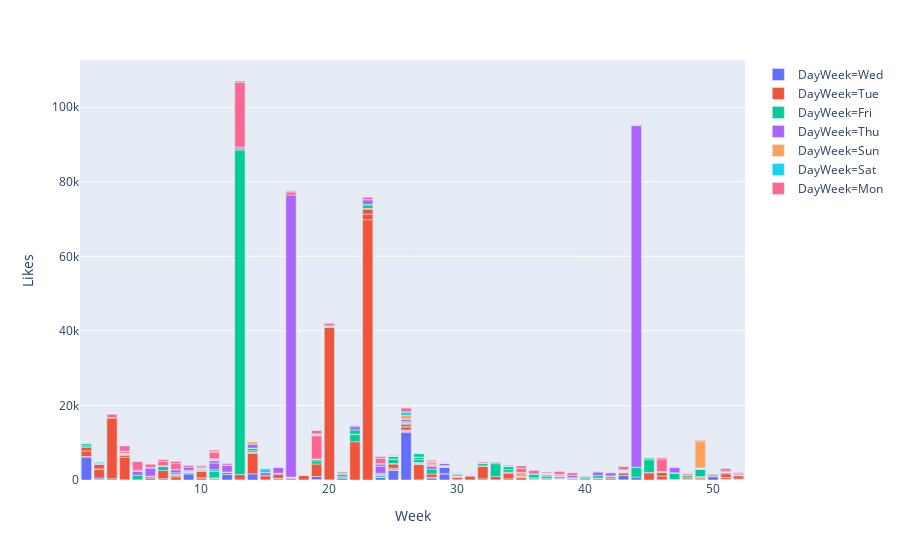

This figure's notebook cell:
### Markdown cell above
# App used to see how many messages were sent in different countries per week
## You can use the dropdown list to select your country of reference

### Code cell
def plot_Country(Country):
    TwitterdfCountry = Twitterdf[(Twitterdf['Country']==Country)]
    fig = px.bar(TwitterdfCountry.query('Year==2020'), x="Week", y="Likes", color = 'DayWeek')
    fig.show()

interactive(plot_Country, Country = list(['France', 'US']))

### Figure 1 — Plotly figure (JSON) as saved in the notebook; plotly's stock layout.template omitted (floating-point values rounded to 4 significant figures; data arrays with more than 128 entries replaced by an {"elided": "..."} marker saying what was removed)
{"data": [{"alignmentgroup": "True", "hoverlabel": {"namelength": 0}, "hovertemplate": "DayWeek=Wed<br>Week=%{x}<br>Likes=%{y}", "legendgroup": "DayWeek=Wed", "marker": {"color": "#636efa"}, "name": "DayWeek=Wed", "offsetgroup": "DayWeek=Wed", "orientation": "v", "showlegend": true, "textposition": "auto", "type": "bar", "x": [29, 29, 29, 26, 25, 24, 19, 19, 19, 16, 16, 14, 12, 9, 2, 2, 1, 52, 50, 41, 39, 38, 38, 37, 37, 37, 34, 30, 30, 28, 28, 27, 26, 21, 20, 17, 12, 7, 7, 4, 4, 3, 1, 52, 51, 51, 51, 51, 49, 49, 48, 48, 47, 47, 44, 43, 43, 41, 38, 38, 38, 36, 32, 31, 31, 29, 28, 28, 28, 26, 26, 25, 25, 24, 21, 20, 16, 15, 12, 12, 11, 9, 5, 52, 51, 51, 50, 49, 48, 48, 47, 47, 47, 46, 46, 44, 43, 42, 39, 38, 33, 30, 29, 29, 27, 26, 25], "xaxis": "x", "y": [1630, 52, 1748, 12721, 2656, 687, 64, 62, 814, 29, 333, 1633, 1486, 1649, 221, 320, 6143, 203, 888, 29, 21, 152, 15, 121, 9, 340, 305, 31, 30, 595, 22, 34, 398, 429, 26, 40, 18, 23, 327, 21, 29, 347, 162, 18, 17, 31, 16, 32, 26, 27, 18, 31, 16, 25, 15, 41, 1180, 19, 76, 14, 3, 15, 301, 16, 8, 43, 13, 52, 25, 23, 34, 47, 27, 47, 415, 8, 58, 30, 563, 41, 68, 49, 39, 60, 22, 96, 43, 33, 13, 62, 21, 26, 54, 26, 37, 759, 8, 27, 24, 47, 44, 25, 32, 57, 11, 55, 22], "yaxis": "y"}, {"alignmentgroup": "True", "hoverlabel": {"namelength": 0}, "hovertemplate": "DayWeek=Tue<br>Week=%{x}<br>Likes=%{y}", "legendgroup": "DayWeek=Tue", "marker": {"color": "#EF553B"}, "name": "DayWeek=Tue", "offsetgroup": "DayWeek=Tue", "orientation": "v", "showlegend": true, "textposition": "auto", "type": "bar", "x": [28, 27, 26, 26, 25, 25, 23, 23, 22, 20, 14, 13, 13, 10, 9, 8, 7, 6, 4, 3, 2, 1, 51, 49, 48, 46, 45, 43, 41, 38, 38, 38, 38, 38, 38, 38, 38, 36, 34, 32, 31, 30, 26, 26, 26, 23, 23, 19, 17, 16, 15, 15, 13, 10, 10, 9, 4, 2, 2, 52, 51, 50, 49, 47, 46, 39, 36, 35, 35, 33, 30, 30, 30, 30, 29, 29, 27, 27, 25, 23, 20, 18, 17, 16, 14, 14, 10, 8, 6, 4, 3, 1, 51, 49, 48, 46, 45, 43, 42, 41, 40, 38, 35, 34, 34, 32, 32, 30, 27, 27, 26, 26, 25], "xaxis": "x", "y": [899, 4193, 185, 864, 392, 1190, 69810, 1527, 10256, 40877, 5608, 31, 1439, 558, 313, 846, 2184, 507, 6040, 16323, 2307, 1493, 454, 420, 172, 997, 1937, 678, 388, 3, 5, 5, 5, 1, 0, 13, 5, 79, 1598, 3460, 1076, 657, 14, 687, 226, 1354, 23, 3354, 367, 40, 1122, 20, 25, 38, 1690, 37, 530, 117, 1193, 864, 27, 436, 222, 19, 1008, 22, 206, 14, 624, 901, 80, 193, 25, 36, 22, 19, 12, 147, 18, 156, 208, 1215, 254, 1186, 11, 172, 211, 440, 390, 257, 11, 1004, 976, 203, 468, 38, 115, 67, 451, 74, 39, 150, 57, 36, 156, 12, 29, 38, 22, 86, 49, 97, 70], "yaxis": "y"}, {"alignmentgroup": "True", "hoverlabel": {"namelength": 0}, "hovertemplate": "DayWeek=Fri<br>Week=%{x}<br>Likes=%{y}", "legendgroup": "DayWeek=Fri", "marker": {"color": "#00cc96"}, "name": "DayWeek=Fri", "offsetgroup": "DayWeek=Fri", "orientation": "v", "showlegend": true, "textposition": "auto", "type": "bar", "x": {"elided": "129 int values"}, "xaxis": "x", "y": {"elided": "129 int values"}, "yaxis": "y"}, {"alignmentgroup": "True", "hoverlabel": {"namelength": 0}, "hovertemplate": "DayWeek=Thu<br>Week=%{x}<br>Likes=%{y}", "legendgroup": "DayWeek=Thu", "marker": {"color": "#ab63fa"}, "name": "DayWeek=Thu", "offsetgroup": "DayWeek=Thu", "orientation": "v", "showlegend": true, "textposition": "auto", "type": "bar", "x": [28, 26, 24, 24, 24, 24, 23, 22, 17, 14, 14, 11, 10, 10, 10, 10, 10, 10, 10, 10, 10, 10, 10, 10, 10, 9, 8, 6, 5, 4, 50, 44, 43, 43, 43, 42, 42, 41, 40, 39, 38, 37, 35, 35, 30, 29, 29, 29, 28, 25, 25, 16, 13, 12, 12, 11, 9, 8, 8, 7, 7, 6, 52, 51, 50, 49, 47, 47, 47, 47, 37, 36, 34, 34, 32, 31, 31, 29, 28, 26, 23, 22, 22, 21, 21, 20, 16, 15, 12, 7, 5, 4, 2, 2, 1, 52, 52, 49, 49, 48, 47, 47, 47, 46, 46, 45, 45, 44, 43, 42, 39, 38, 37, 37, 37, 34, 32, 31, 30, 29, 29, 29, 28, 26, 25, 25, 24, 24], "xaxis": "x", "y": [809, 566, 243, 251, 1894, 634, 1241, 890, 75662, 25, 1041, 1804, 347, 44, 22, 30, 14, 20, 13, 16, 14, 23, 27, 22, 326, 113, 830, 2174, 1045, 130, 125, 91632, 3, 94, 41, 4, 102, 950, 432, 22, 58, 25, 12, 277, 83, 592, 23, 59, 140, 24, 247, 1510, 441, 20, 1821, 630, 856, 47, 16, 16, 39, 229, 13, 14, 46, 41, 1548, 7, 35, 13, 30, 10, 24, 23, 61, 21, 16, 21, 15, 71, 17, 365, 35, 12, 26, 35, 58, 802, 33, 184, 57, 70, 15, 210, 29, 29, 389, 37, 27, 28, 16, 12, 28, 9, 35, 68, 32, 49, 55, 837, 581, 65, 50, 25, 40, 71, 98, 70, 27, 19, 28, 117, 209, 44, 13, 22, 6, 78], "yaxis": "y"}, {"alignmentgroup": "True", "hoverlabel": {"namelength": 0}, "hovertemplate": "DayWeek=Sun<br>Week=%{x}<br>Likes=%{y}", "legendgroup": "DayWeek=Sun", "marker": {"color": "#FFA15A"}, "name": "DayWeek=Sun", "offsetgroup": "DayWeek=Sun", "orientation": "v", "showlegend": true, "textposition": "auto", "type": "bar", "x": [26, 14, 49, 28, 52, 40, 35], "xaxis": "x", "y": [938, 655, 7193, 564, 245, 24, 948], "yaxis": "y"}, {"alignmentgroup": "True", "hoverlabel": {"namelength": 0}, "hovertemplate": "DayWeek=Sat<br>Week=%{x}<br>Likes=%{y}", "legendgroup": "DayWeek=Sat", "marker": {"color": "#19d3f3"}, "name": "DayWeek=Sat", "offsetgroup": "DayWeek=Sat", "orientation": "v", "showlegend": true, "textposition": "auto", "type": "bar", "x": [26, 15, 15, 11, 11, 11, 11, 45, 38, 20, 51, 40, 2, 2, 39, 29], "xaxis": "x", "y": [976, 44, 966, 106, 104, 65, 239, 90, 34, 210, 15, 22, 44, 305, 28, 50], "yaxis": "y"}, {"alignmentgroup": "True", "hoverlabel": {"namelength": 0}, "hovertemplate": "DayWeek=Mon<br>Week=%{x}<br>Likes=%{y}", "legendgroup": "DayWeek=Mon", "marker": {"color": "#FF6692"}, "name": "DayWeek=Mon", "offsetgroup": "DayWeek=Mon", "orientation": "v", "showlegend": true, "textposition": "auto", "type": "bar", "x": [24, 19, 19, 17, 13, 11, 10, 8, 7, 6, 5, 4, 3, 46, 43, 39, 38, 37, 37, 36, 36, 35, 35, 32, 28, 26, 26, 25, 25, 25, 24, 23, 21, 21, 20, 19, 19, 19, 19, 19, 19, 19, 19, 17, 14, 12, 11, 10, 8, 7, 5, 4, 4, 4, 51, 51, 51, 51, 48, 44, 44, 44, 43, 41, 40, 38, 36, 36, 36, 35, 34, 29, 28, 28, 26, 24, 22, 20, 19, 17, 13, 11, 9, 7, 50, 49, 49, 47, 46, 41, 40, 40, 38, 37, 36, 33, 32, 28, 26, 25], "xaxis": "x", "y": [1398, 125, 6238, 818, 17344, 1758, 280, 1594, 1168, 816, 316, 473, 855, 3329, 937, 697, 402, 9, 139, 17, 1031, 31, 1130, 329, 391, 28, 1093, 66, 61, 30, 468, 631, 452, 17, 705, 62, 101, 56, 53, 61, 77, 147, 880, 291, 30, 446, 260, 190, 584, 557, 2225, 43, 24, 1366, 260, 769, 16, 17, 345, 208, 13, 33, 36, 177, 260, 816, 47, 13, 116, 659, 206, 46, 77, 14, 23, 157, 39, 64, 54, 29, 367, 336, 485, 7, 15, 260, 26, 44, 334, 62, 19, 11, 25, 247, 49, 64, 42, 245, 72, 41], "yaxis": "y"}], "layout": {"autosize": true, "barmode": "relative", "legend": {"tracegroupgap": 0}, "margin": {"t": 60}, "xaxis": {"anchor": "y", "autorange": true, "domain": [0, 1], "range": [0.5, 52.5], "title": {"text": "Week"}, "type": "linear"}, "yaxis": {"anchor": "x", "autorange": true, "domain": [0, 1], "range": [0, 112700.0], "title": {"text": "Likes"}, "type": "linear"}}}
